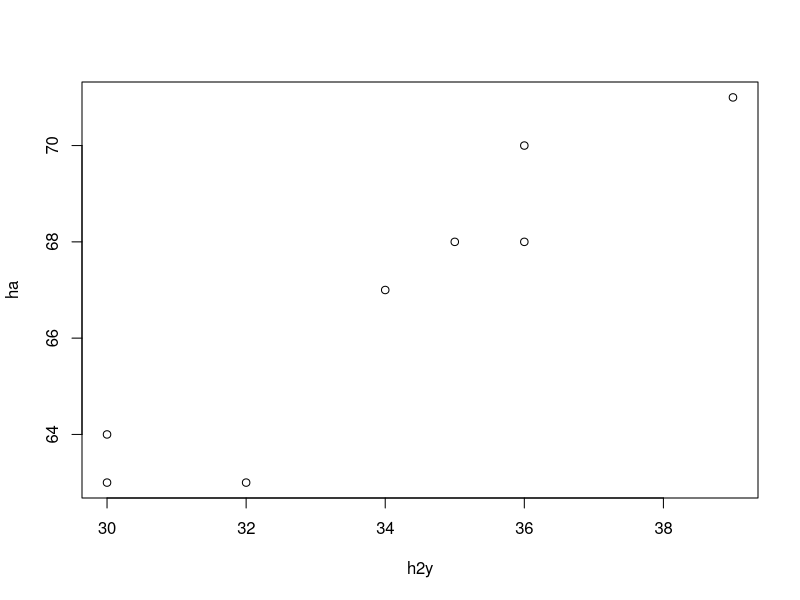
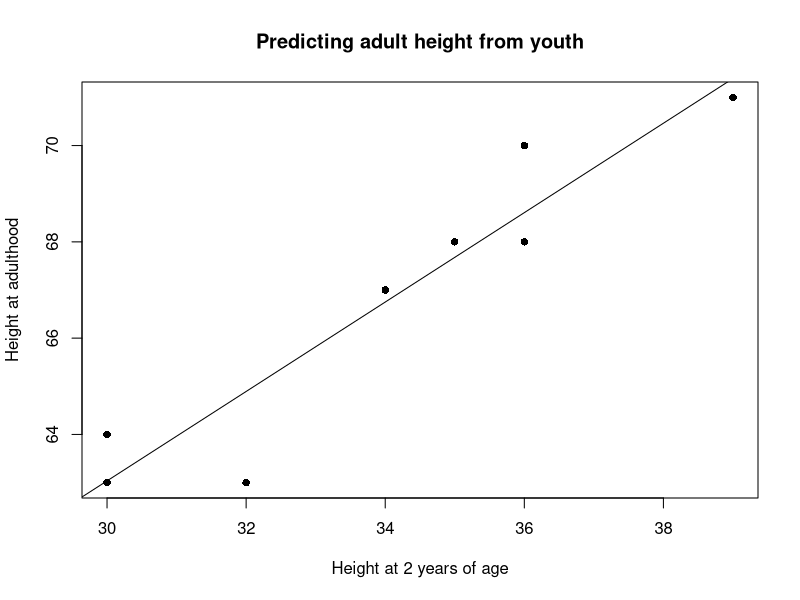

These figures' R source, in order:
tbl <- read.table("heights.tsv", sep = "\t", header = TRUE)
tbl

h2y <- tbl$twoYears
h2y

ha <- tbl$adult
ha

cor(ha, h2y)
cov(ha, h2y)
plot(h2y, ha)

plot(h2y, ha, main = "Predicting adult height from youth",
     xlab = "Height at 2 years of age", ylab = "Height at adulthood", pch = 16)

#if i was 37" at 2 years, what is my projected adult height
#how confident are you?

model <- lm(ha ~ h2y)
summary(model)
abline(model)

test = data.frame(h2y=37)
predict(model, newdata = test)

predict(model, newdata = test, interval = "pred")
#pred is conf int for single observation

predict(model, newdata = test, interval = "confidence")
#confidence is conf int for mean of all observations

